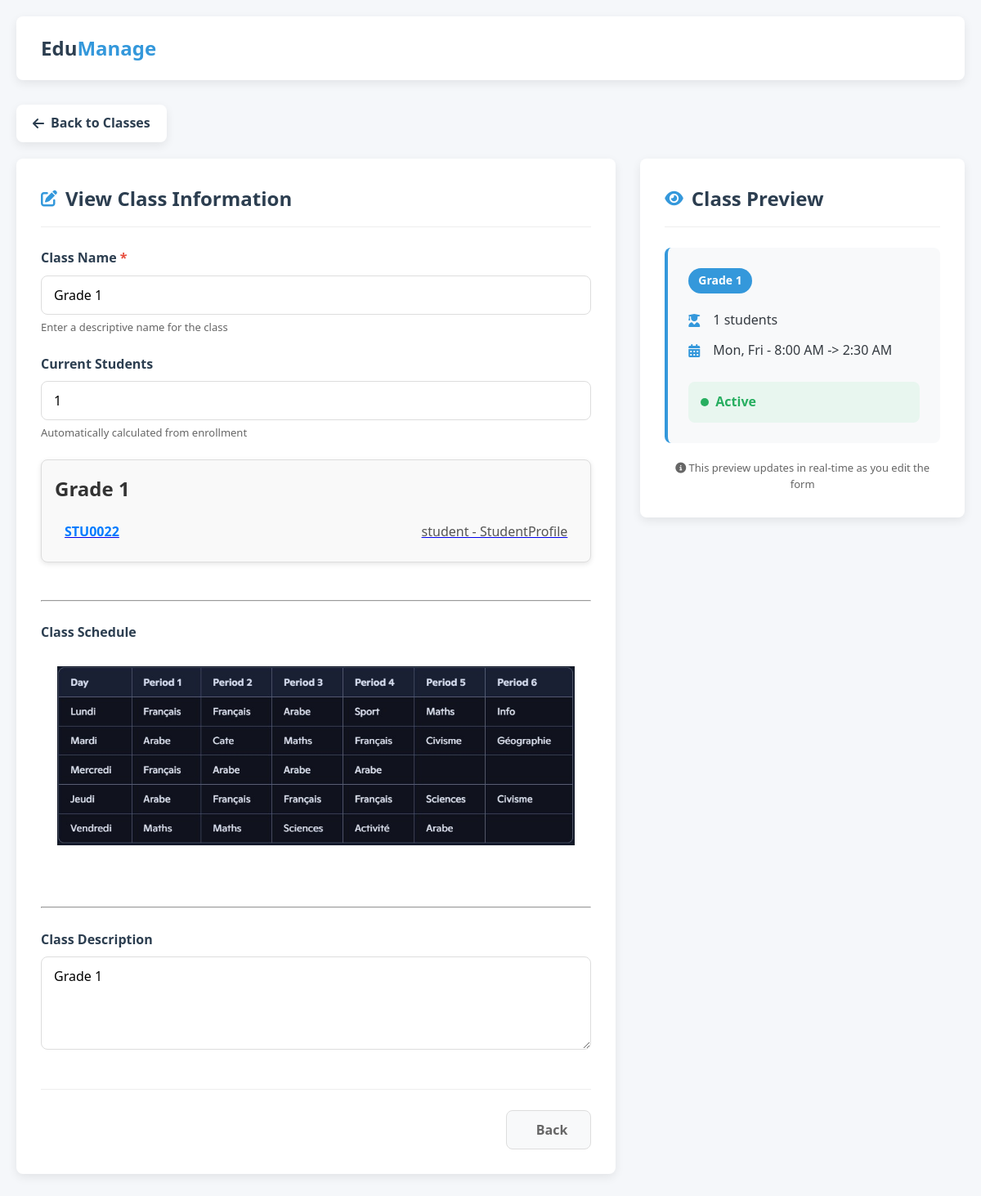
/classes/class_readonly/1, run on the app's committed database.
### classes/models.py (models this page shows, shortened)
class Class(models.Model):
    name = models.CharField(max_length=100)
    description = models.TextField(blank=True, null=True)
    schedule_image = models.ImageField(upload_to='class_schedules/', blank=True, null=True)
    created_at = models.DateTimeField(auto_now_add=True)
    updated_at = models.DateTimeField(auto_now=True)
    class Meta:
        verbose_name = 'Class'
        verbose_name_plural = 'Classes'

### users/models.py (models this page shows, shortened)
class BaseProfile(models.Model):
    user = models.OneToOneField(User, on_delete=models.CASCADE, related_name='%(class)s_profile')
    bio = models.TextField(blank=True, verbose_name="Biography")
    avatar = models.ImageField(upload_to='avatars/', blank=True, null=True, verbose_name="Profile Picture")
    date_of_birth = models.DateField(blank=True, null=True, verbose_name="Date of Birth")
    gender = models.CharField(max_length=10, choices=[
        ('male', 'Male'),
        ('female', 'Female'),
        ('other', 'Other')
    ], blank=True)
    phone_number = models.CharField(max_length=20, blank=True, verbose_name="Phone Number")
    address = models.TextField(blank=True, verbose_name="Home Address")
    city = models.CharField(max_length=100, blank=True)
    country = models.CharField(max_length=100, blank=True, default="Lebanon")
    is_active = models.BooleanField(default=True, verbose_name="Active Status")
    created_at = models.DateTimeField(auto_now_add=True, verbose_name="Created At")
    updated_at = models.DateTimeField(auto_now=True, verbose_name="Last Updated")
    class Meta:
        abstract = True
    def __str__(self):
        return f"{self.user.get_full_name() or self.user.username} - {self.__class__.__name__}"

class StudentProfile(BaseProfile):
    student_id = models.CharField(max_length=20, verbose_name="Student ID",null=True,blank=True)
    class_level = models.ForeignKey(Class, on_delete=models.SET_NULL, null=True, blank=True, verbose_name="Class Level",related_name="students")
    enrollment_date = models.DateField(default=timezone.now, verbose_name="Enrollment Date")
    expected_graduation_year = models.PositiveIntegerField(blank=True, null=True, verbose_name="Expected Graduation Year")
    parent_name = models.CharField(max_length=100, verbose_name="Parent/Guardian Name",null=True, blank=True)
    parent_email = models.EmailField(verbose_name="Parent/Guardian Email",null=True, blank=True)
    parent_phone = models.CharField(max_length=20, verbose_name="Parent/Guardian Phone",null=True, blank=True)
    parent_occupation = models.CharField(max_length=100, verbose_name="Parent Occupation",null=True, blank=True)
    absence_value = models.PositiveIntegerField(default=0, verbose_name="Total Absences",null=True, blank=True)
    medical_conditions = models.TextField(blank=True, verbose_name="Medical Conditions")
    allergies = models.TextField(blank=True, verbose_name="Allergies")
    medication = models.TextField(blank=True, verbose_name="Current Medications")
    emergency_contact_name = models.CharField(max_length=100, verbose_name="Emergency Contact Name",null=True, blank=True)
    emergency_contact_phone = models.CharField(max_length=20, verbose_name="Emergency Contact Phone",null=True, blank=True)
    attendance_rate = models.DecimalField(max_digits=5, decimal_places=2, default=100.00, verbose_name="Attendance Rate %")
    carnet_1 = models.FloatField(blank=True, null=True, verbose_name="Carnet 1 Grade")
    carnet_2 = models.FloatField(blank=True, null=True, verbose_name="Carnet 2 Grade")
    carnet_3 = models.FloatField(blank=True, null=True, verbose_name="Carnet 3 Grade")
    class Meta:
        verbose_name = "Student Profile"
        verbose_name_plural = "Student Profiles"
        ordering = ['class_level', 'student_id']

### classes/views.py (the view)
# urls.py: path('class_readonly/<int:id>',views.class_readonly,name="class_readonly"),
def class_readonly(request, id):
    selected_class = get_object_or_404(Class,id=id)
    students_count= StudentProfile.objects.filter(class_level=selected_class).count()
    return render(request,'classes/class_readonly.html',{'class':selected_class,'students_count':students_count})

### templates/classes/class_readonly.html (shortened to what this page needs)
<!DOCTYPE html>
<html lang="en">
<head>
    <link rel="stylesheet" href="https://cdnjs.cloudflare.com/ajax/libs/font-awesome/6.4.0/css/all.min.css">
</head>
<body>
    <div class="container">
        <header class="header">
            <div class="logo-container">
                <div class="logo">Edu<span>Manage</span></div>
            </div>
        </header>
        <div class="nav-back">
            <a href="classes.html" class="back-btn">
                <i class="fas fa-arrow-left"></i> Back to Classes
            </a>
        </div>
        <div class="edit-container">
            <div class="form-section">
                <div class="section-title">
                    <i class="fas fa-edit"></i>
                    <h2>View Class Information</h2>
                </div>
                    <div class="form-row">
                        <div class="form-group">
                            <label for="className" class="required">Class Name </label>
                            <input name="class_name" type="text" id="className" class="form-control" value="{{class.name}}" required readonly>
                            <div class="form-help">Enter a descriptive name for the class</div>
                        </div>
                    </div>
                    <div class="form-row">
                        <div class="form-group">
                            <label for="currentStudents">Current Students</label>
                            <input type="number" id="currentStudents" class="form-control" value="{{students_count}}" min="0" max="40" readonly>
                            <div class="form-help">Automatically calculated from enrollment</div>
                        </div>
                    </div>
                     <div class="class-card">
  <h2 class="class-title">{{ class.name }}</h2>
  <ul class="student-list">
    {% for student in class.students.all %}
    <a href="{% url 'admin:users_studentprofile_change' student.id %}">
      <li class="student-item">
        <span class="student-id">{{ student.student_id }}</span>
        <span class="student-name">{{ student }}</span>
      </li>
    </a>
    {% empty %}
      <li class="no-students">No students enrolled in this class.</li>
    {% endfor %}
  </ul>
</div>
<br><hr><br>
                    <div class="form-group">
                        <label for="classSchedule">Class Schedule</label>
                        <div class="container">
                            {% if class.schedule_image %}<img src="{{class.schedule_image.url}}" alt="" style="max-width: 100%; height: auto;">{% endif %}
                        </div>
                    </div>
            <br><hr><br>
                    <div class="form-group">
                        <label for="classDescription">Class Description</label>
                        <textarea name="class_description" id="classDescription" class="form-control" readonly rows="4">{{class.description}}</textarea>
                    </div>
                <div class="action-buttons">
                   <a href="{% url 'class_list' %}">
                    <button type="button" class="btn btn-cancel" id="cancelBtn">
                         Back
                    </button>
                </a>
                </div>
            </div>
            <div class="preview-section">
                <div class="section-title">
                    <i class="fas fa-eye"></i>
                    <h2>Class Preview</h2>
                </div>
                <div class="preview-card" id="classPreview">
                    <div class="preview-grade" id="previewGrade">{{class.name}}</div>
                    <div class="preview-info">
                        <div class="preview-item">
                            <i class="fas fa-user-graduate"></i>
                            <span id="previewStudents">{{students_count}} students</span>
                        </div>
                        <div class="preview-item">
                            <i class="fas fa-calendar-alt"></i>
                            <span id="previewSchedule">Mon, Fri - 8:00 AM -> 2:30 AM</span>
                        </div>
                    </div>
                    <div class="preview-status">
                        <div class="status-indicator">
                            <div class="status-dot"></div>
                            <div class="status-text" id="previewStatus">Active</div>
                        </div>
                    </div>
                </div>
                <div class="form-help" style="margin-top: 20px; text-align: center;">
                    <i class="fas fa-info-circle"></i> This preview updates in real-time as you edit the form
                </div>
            </div>
        </div>
    </div>
</body>
</html>

### templates/classes/class_readonly.html (style rules this page uses)
:root { --primary-color: #2c3e50; --secondary-color: #3498db; --accent-color: #e74c3c; --success-color: #27ae60; --warning-color: #f39c12; --light-color: #f8f9fa; --dark-color: #343a40; --border-radius: 8px; --box-shadow: 0 4px 12px rgba(0, 0, 0, 0.08); --transition: all 0.3s ease; }
* { margin: 0; padding: 0; box-sizing: border-box; font-family: 'Segoe UI', Tahoma, Geneva, Verdana, sans-serif; }
body { background-color: #f5f7fa; color: var(--dark-color); line-height: 1.6; }
.container { max-width: 1200px; margin: 0 auto; padding: 20px; }
.header { display: flex; justify-content: space-between; align-items: center; background-color: white; padding: 20px 30px; border-radius: var(--border-radius); box-shadow: var(--box-shadow); margin-bottom: 30px; }
.logo-container { display: flex; align-items: center; }
.logo { font-size: 24px; font-weight: 700; color: var(--primary-color); }
.logo span { color: var(--secondary-color); }
.nav-back { margin-bottom: 20px; }
.back-btn { display: inline-flex; align-items: center; gap: 8px; background-color: white; color: var(--primary-color); padding: 10px 20px; border-radius: var(--border-radius); text-decoration: none; font-weight: 600; box-shadow: var(--box-shadow); transition: var(--transition); }
.edit-container { display: flex; gap: 30px; margin-bottom: 40px; }
.form-section { flex: 2; background-color: white; border-radius: var(--border-radius); box-shadow: var(--box-shadow); padding: 30px; }
.section-title { display: flex; align-items: center; gap: 10px; margin-bottom: 25px; padding-bottom: 15px; border-bottom: 1px solid #eee; }
.section-title h2 { color: var(--primary-color); font-size: 24px; }
.section-title i { color: var(--secondary-color); font-size: 20px; }
.form-group { margin-bottom: 22px; }
.form-group label { display: block; margin-bottom: 8px; font-weight: 600; color: var(--primary-color); }
.form-group .required::after { content: " *"; color: var(--accent-color); }
.form-control { width: 100%; padding: 12px 15px; border: 1px solid #ddd; border-radius: var(--border-radius); font-size: 16px; transition: var(--transition); }
.form-row { display: flex; gap: 20px; margin-bottom: 22px; }
.form-row .form-group { flex: 1; margin-bottom: 0; }
.form-help { font-size: 13px; color: #666; margin-top: 5px; }
.preview-section { flex: 1; background-color: white; border-radius: var(--border-radius); box-shadow: var(--box-shadow); padding: 30px; align-self: flex-start; }
.preview-card { background-color: #f8f9fa; border-radius: var(--border-radius); padding: 25px; border-left: 4px solid var(--secondary-color); }
.preview-grade { display: inline-block; background-color: var(--secondary-color); color: white; padding: 4px 12px; border-radius: 20px; font-size: 14px; font-weight: 600; margin-bottom: 20px; }
.preview-info { display: flex; flex-direction: column; gap: 12px; margin-bottom: 25px; }
.preview-item { display: flex; align-items: center; gap: 10px; }
.preview-item i { color: var(--secondary-color); width: 20px; }
.preview-status { display: flex; align-items: center; justify-content: space-between; padding: 12px 15px; background-color: #e8f6ef; border-radius: var(--border-radius); margin-top: 20px; }
.status-indicator { display: flex; align-items: center; gap: 8px; }
.status-dot { width: 10px; height: 10px; border-radius: 50%; background-color: var(--success-color); }
.status-text { font-weight: 600; color: var(--success-color); }
.action-buttons { display: flex; justify-content: flex-end; gap: 15px; margin-top: 40px; padding-top: 25px; border-top: 1px solid #eee; }
.btn { padding: 12px 28px; border-radius: var(--border-radius); font-weight: 600; font-size: 16px; cursor: pointer; transition: var(--transition); border: none; display: inline-flex; align-items: center; gap: 8px; }
.btn-cancel { background-color: #f8f9fa; color: #666; border: 1px solid #ddd; }
.class-card { background: #f9f9f9; border: 1px solid #ddd; border-radius: 8px; padding: 16px; margin: 20px 0; box-shadow: 0 2px 6px rgba(0,0,0,0.1); }
.class-title { font-size: 1.5em; margin-bottom: 12px; color: #333; }
.student-list { list-style: none; padding: 0; margin: 0; }
.student-item { padding: 8px 12px; border-bottom: 1px solid #eee; display: flex; justify-content: space-between; }
.student-item:last-child { border-bottom: none; }
.student-id { font-weight: bold; color: #007bff; }
.student-name { color: #555; }

### data on the page
Class: class_name "Grade 1", name "Grade 1", schedule_image (picture), class_description "Grade 1"
StudentProfile: student_id "STU0022", user.username "student - StudentProfile"

### other printed values
{{ students_count }} "1"
